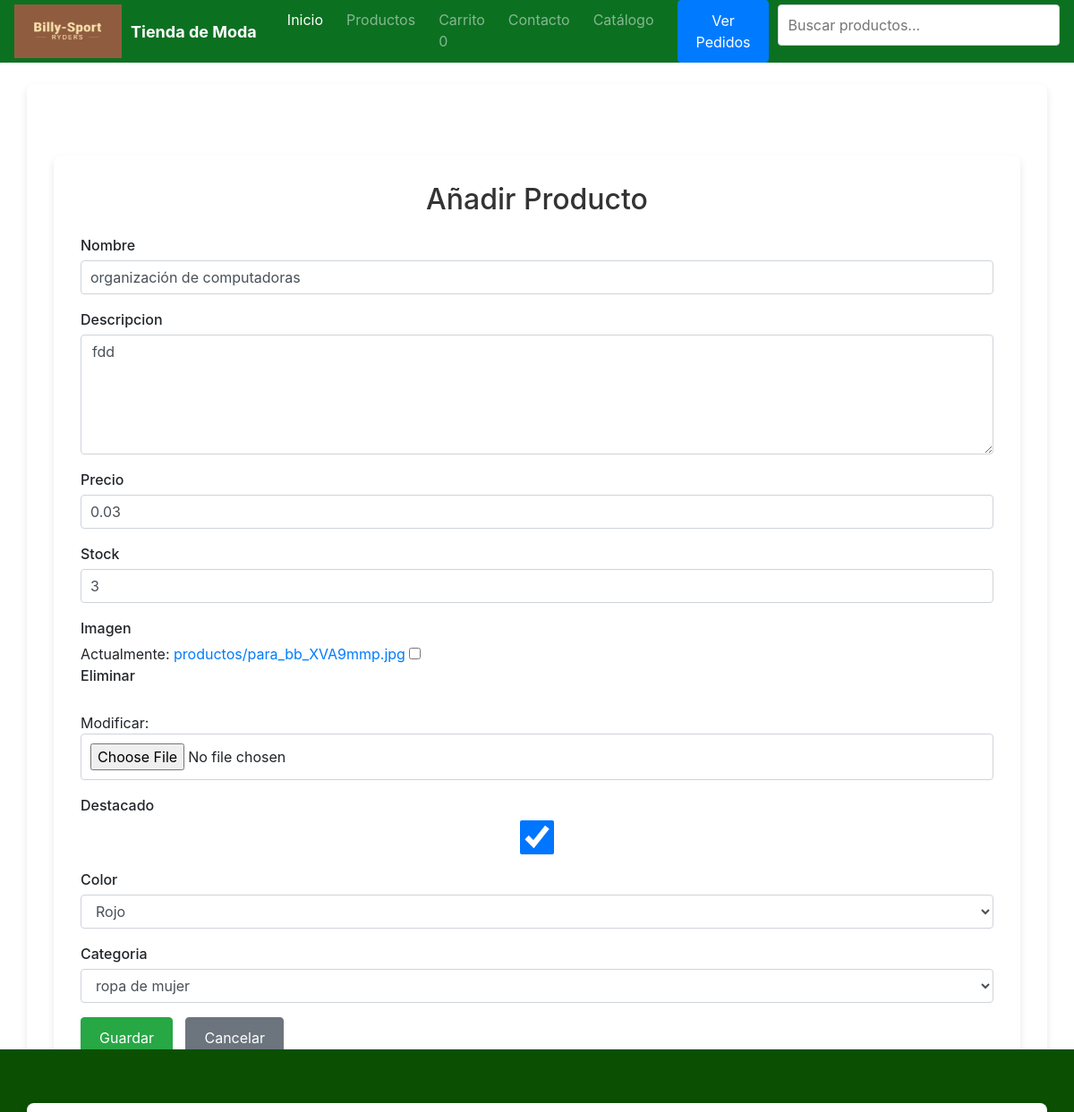
/productos/editar/3/, run on the app's committed database.
### productos/models.py (models this page shows, shortened)
class Producto(models.Model):
    id = models.AutoField(primary_key=True)
    nombre = models.CharField(max_length=200)
    descripcion = models.TextField()
    precio = models.DecimalField(max_digits=10, decimal_places=2)
    stock = models.PositiveIntegerField(default=0)
    imagen = models.ImageField(upload_to='productos/', blank=True, null=True)
    destacado = models.BooleanField(default=False)
    COLOR_CHOICES = [
        ('rojo', 'Rojo'),
        ('naranja', 'Naranja'),
        ('amarillo', 'Amarillo'),
        ('verde', 'Verde'),
        ('celeste', 'Celeste'),
        ('azul', 'Azul'),
        ('violeta', 'Violeta'),
        ('rosa', 'Rosa'),
        ('negro', 'Negro'),
        ('blanco', 'Blanco'),
        ('gris', 'Gris'),
        ('marrón', 'Marrón'),
    ]
    color = models.CharField(max_length=20, choices=COLOR_CHOICES, default='rojo')
    categoria = models.ForeignKey(Categoria, on_delete=models.CASCADE, related_name='productos')

class Categoria(models.Model):
    nombre = models.CharField(max_length=100, unique=True)  # Añadido `unique=True` para evitar duplicados
    def __str__(self):
        return self.nombre

### productos/views.py (the view)
# urls.py: path('productos/editar/<int:producto_id>/', views.editar_producto, name='editar_producto'),
def editar_producto(request, producto_id):
    producto = get_object_or_404(Producto, pk=producto_id)
    if request.method == 'POST':
        form = ProductoForm(request.POST, request.FILES, instance=producto)
        if form.is_valid():
            form.save()
            return redirect('productos:lista_producto')
    else:
        form = ProductoForm(instance=producto)
    return render(request, 'productos/crear_producto.html', {'form': form})

### productos/forms.py
class ProductoForm(forms.ModelForm):
    class Meta:
        model = Producto
        fields = '__all__'
    def __init__(self, *args, **kwargs):
        super().__init__(*args, **kwargs)
        self.label_suffix = ""
        for field in self.fields.values():
            field.label = field.label.title()
            if isinstance(field.widget, forms.FileInput):
                field.widget.attrs.update({'class': 'form-control-file'})
            else:
                field.widget.attrs.update({'class': 'form-control'})
                field.widget.attrs.update({'placeholder': field.label})
            if isinstance(field.widget, forms.Textarea): # Verificación correcta del tipo de widget
                field.widget.attrs['rows'] = 5  # Asignación directa

### productos/templates/productos/crear_producto.html (shortened to what this page needs)
{% extends 'productos/base.html' %}
{% load static %}
{% block extra_head %}
    <link rel="stylesheet" href="{% static 'productos/css/crear_producto.css' %}">
{% endblock %}
{% block content %}
    <div class="container">
        <h2>Añadir Producto</h2>
        <form method="POST" enctype="multipart/form-data">
            {{ form.as_p }}
            <div class="mt-3">
                <button type="submit" class="btn btn-success">Guardar</button>
                <a href="{% url 'productos:lista_producto' %}" class="btn btn-secondary">Cancelar</a>
            </div>
        </form>
    </div>
{% endblock %}

### static/productos/css/crear_producto.css (style rules this page uses)
.container { margin-top: 50px; padding: 30px; background-color: #fff; border-radius: 8px; box-shadow: 0 4px 8px rgba(0, 0, 0, 0.1); }
h2 { color: #333; text-align: center; margin-bottom: 20px; }
label { display: block; margin-bottom: 5px; font-weight: 500; }
input[type="text"], input[type="number"], input[type="file"], textarea, select { width: 100%; padding: 10px; margin-bottom: 15px; border: 1px solid #ced4da; border-radius: 4px; box-sizing: border-box; font-size: 16px; transition: border-color 0.3s ease; }
.btn { padding: 10px 20px; margin-right: 10px; border-radius: 4px; font-size: 16px; transition: background-color 0.3s ease; }
.btn-success { background-color: #28a745; border-color: #28a745; }
.btn-secondary { background-color: #6c757d; border-color: #6c757d; }

### data on the page
Producto: nombre "organización de computadoras", descripcion "fdd", precio "0.03", stock "3", destacado "☑", color "Rojo", categoria "ropa de mujer"
